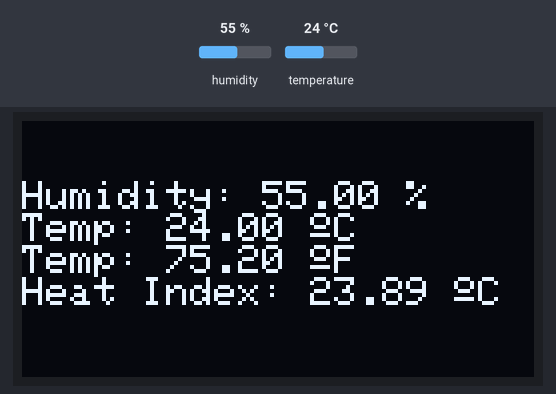
Simulated run of this sketch. Board: Arduino Uno, built with avr-gcc and run on an emulated ATmega328P. Parts: 128×64 one-colour display. The inputs (shaded band) are chosen by the test bench; at power-on: humidity 55 %, temperature 24 °C. What the sketch prints to the serial monitor is not drawn.

Above: at 4.7 s.
4.8 s: humidity set to 22 %
At 6.5 s:
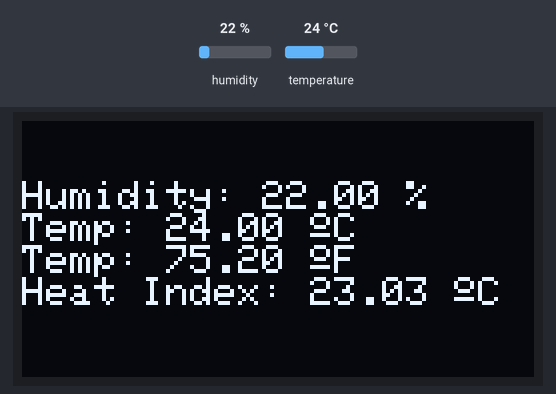
7.8 s: temperature set to 12 °C
At 9.0 s:
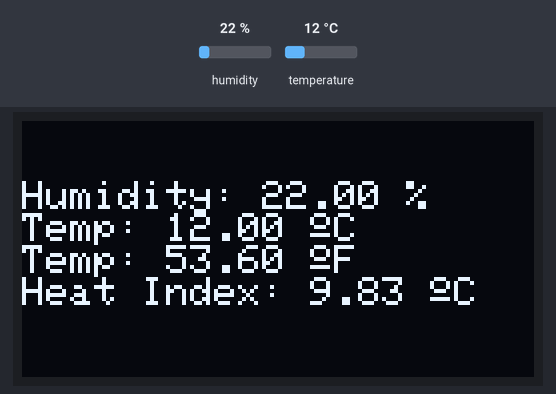
10.8 s: humidity set to 40 %
At 12.9 s:
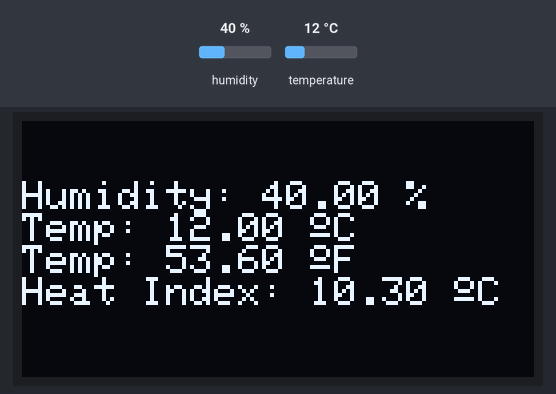
13.8 s: temperature set to 19 °C
At 15.4 s:
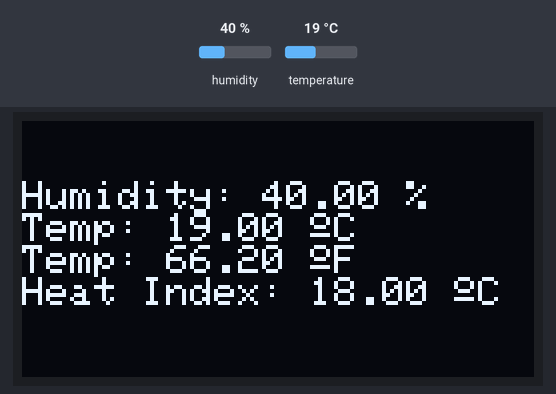
Timing chart, 0 to 16.9 s (numbered marks = the images above; inputs shaded):
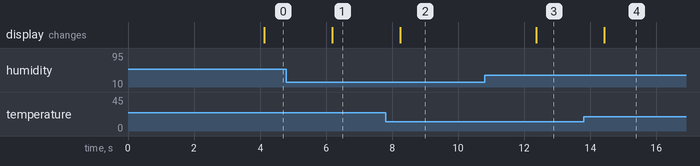

Measured:
- after the input at 4.8 s, the display: changes after 1.4 s (image 1)
- after the input at 7.8 s, the display: changes after 0.44 s (image 2)
- after the input at 10.8 s, the display: changes after 1.6 s (image 3)
- after the input at 13.8 s, the display: changes after 0.62 s (image 4)

The sketch:

New-DTH-Sensor.ino
```cpp
// Example testing sketch for various DHT humidity/temperature sensors written by Alevivash
// REQUIRES the following Arduino libraries:
// - DHT Sensor Library: https://github.com/adafruit/DHT-sensor-library
// - Adafruit Unified Sensor Lib: https://github.com/adafruit/Adafruit_Sensor

#include <DHT.h>
#include <Adafruit_GFX.h>
#include <Adafruit_SSD1306.h>

#define DHTPIN 4     // Digital pin connected to the DHT sensor
// Feather HUZZAH ESP8266 note: use pins 3, 4, 5, 12, 13 or 14 --
// Pin 15 can work but DHT must be disconnected during program upload.
#define SCREEN_WIDTH 128 // OLED display width, in pixels
#define SCREEN_HEIGHT 64 // OLED display height, in pixels

// Uncomment whatever type you're using!
#define DHTTYPE DHT11   // DHT 11
//#define DHTTYPE DHT22   // DHT 22  (AM2302), AM2321
//#define DHTTYPE DHT21   // DHT 21 (AM2301)

// Connect pin 1 (on the left) of the sensor to +5V
// NOTE: If using a board with 3.3V logic like an Arduino Due connect pin 1
// to 3.3V instead of 5V!
// Connect pin 2 of the sensor to whatever your DHTPIN is
// Connect pin 4 (on the right) of the sensor to GROUND
// Connect a 10K resistor from pin 2 (data) to pin 1 (power) of the sensor

// Declaration for an SSD1306 display connected to I2C (SDA, SCL pins)
Adafruit_SSD1306 display(SCREEN_WIDTH, SCREEN_HEIGHT, &Wire, -1);

// Initialize DHT sensor.
// Note that older versions of this library took an optional third parameter to
// tweak the timings for faster processors.  This parameter is no longer needed
// as the current DHT reading algorithm adjusts itself to work on faster procs.
DHT dht(DHTPIN, DHTTYPE);

void setup() {
  Serial.begin(115200);
  Serial.println(F("DHTxx test!"));

if(!display.begin(SSD1306_SWITCHCAPVCC, 0x3C)) {
  Serial.println(F("SSD1306 allocation failed"));
  for(;;);
  }

  dht.begin();

  display.invertDisplay(true);
  display.clearDisplay();
  display.setTextSize(1);
  display.setTextColor(WHITE);
  display.setCursor(0, 10);
  display.println("Iniatializing...");
  display.display();
  delay(2000);
}

void loop() {
  // Wait a few seconds between measurements.
  delay(2000);

  // Reading temperature or humidity takes about 250 milliseconds!
  // Sensor readings may also be up to 2 seconds 'old' (its a very slow sensor)
  float h = dht.readHumidity();
  // Read temperature as Celsius (the default)
  float t = dht.readTemperature();
  // Read temperature as Fahrenheit (isFahrenheit = true)
  float f = dht.readTemperature(true);

  // Check if any reads failed and exit early (to try again).
  if (isnan(h) || isnan(t) || isnan(f)) {
    Serial.println(F("Failed to read from DHT sensor!"));
    display.setCursor(0, 0);
    display.println("Sensor Error!");
    display.display();
    return;
  }

  // Compute heat index in Fahrenheit (the default)
//float hif = dht.computeHeatIndex(f, h);
  // Compute heat index in Celsius (isFahreheit = false)
  float hic = dht.computeHeatIndex(t, h, false);

// Display data on Serial Monitor
  Serial.print(F("Humidity: "));
  Serial.print(h);
  Serial.print(F("%  Temperature: "));
  Serial.print(t);
  Serial.print(F("°C "));
  Serial.print(F("Heat Index: "));
  Serial.print(hic);
  Serial.println(F("°C "));

 // Display data on OLED
  display.cp437(true); //To display the º symbol, we use the Code Page 437 font. For that, you need to set the cp437 to true and write the code 167
  display.clearDisplay();
  display.invertDisplay(false);
  display.setTextSize(1);
  display.setCursor(0, 15);

  display.print("Humidity: ");
  display.print(h);
  display.println(" %");

  display.print("Temp: ");
  display.print(t);
  display.print(" ");
  display.write(167);
  display.println("C");

  display.print("Temp: ");
  display.print(f);
  display.print(" ");
  display.write(167);
  display.println("F");

  display.print("Heat Index: ");
  display.print(hic);
  display.print(" ");
  display.write(167);
  display.println("C");

  display.display();
}
```
